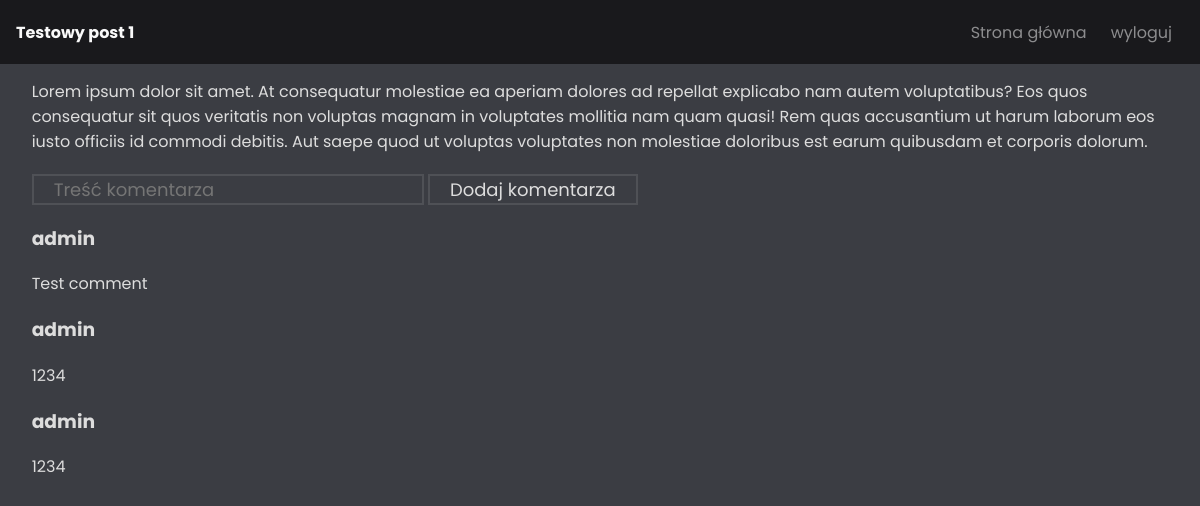
The page /post.php?id_post=1 (signed in) on the database its author committed.
### tables this page shows
CREATE TABLE `posty` (
  `id_post` int(11) NOT NULL,
  `tytul` text NOT NULL,
  `tresc` text NOT NULL,
  `autor` text NOT NULL
);

CREATE TABLE `comm` (
  `id_comm` int(11) NOT NULL,
  `tresc_comm` text NOT NULL,
  `id_autora` int(11) NOT NULL,
  `id_posta` int(11) NOT NULL
);

### post.php (the view, shortened to what this page needs)
<!DOCTYPE html>
<html lang="pl">
<head>
    <link href="./styles.css" rel="stylesheet" />
</head>
<body>
    <?php
    $servername = "localhost";
    $username = "root";
    $password = "";
    $dbname = "forum";
    $conn = new mysqli($servername, $username, $password, $dbname);
    $q = "SELECT `tytul`, `tresc`, `autor` FROM `posty` where `id_post` =" . $_GET['id_post'];
    $result = mysqli_query($conn, $q);
    while ($row = mysqli_fetch_assoc($result)) {
        $tytul = $row['tytul'];
        $tresc = $row['tresc'];
    }
    ?>
    <nav class="navbar">
        <h1 class="navbar-title">
            <?php echo $tytul ?>
        </h1>
        <form method="post">
            <nav class="navbar-menu">
                <input type="submit" name="Strona_główna" value="Strona główna"></input>
                <input type="submit" name="wyloguj" value="wyloguj"></input>
            </nav>
        </form>
    </nav>
    <section class="main">
        <div class="tresc_posta">
            <?php echo $tresc; ?>
        </div>
    </section>
    <section class="scomm">
        <form method="post">
            <input class="comm_in" type="text" name="komm" placeholder="Treść komentarza" />
            <input type="submit" value="Dodaj komentarza" />
        </form>
        <?php
        $q = "SELECT `tresc_comm`, `id_autora`FROM `comm` WHERE `id_posta`=" . $_GET['id_post'] . " ORDER BY `id_posta` DESC";
        $result = mysqli_query($conn, $q);
        while ($row = mysqli_fetch_assoc($result)) {
            $tresc_comm = $row['tresc_comm'];
            $id_autora = $row['id_autora'];
            $q2 = "SELECT `login` FROM `login` WHERE `id_user` = " . $id_autora;
            $result2 = mysqli_query($conn, $q2);
            while ($row2 = mysqli_fetch_assoc($result2)) {
                $nazwa_autora = $row2['login'];
            }
            echo '<div class="comm">
                <h3>' . $nazwa_autora . '</h3>
                <p>' . $tresc_comm . '</p>
                </div>';
        }
        ?>
    </section>
</body>
</html>

### styles.css (style rules this page uses)
* { box-sizing: border-box; }
body { background: #3b3d43; }
input { border: 0; padding: 0; font-family: inherit; background: transparent; color: inherit; cursor: pointer; font-size: 16px; }
.navbar { position: fixed; z-index: 1; top: 0; left: 0; display: flex; align-items: center; justify-content: center; width: 100%; height: 64px; background: #19191c; color: #f9f9f9; font-family: "Poppins"; box-sizing: border-box; }
.navbar { justify-content: space-between; padding: 0 0 0 16px; }
.navbar-title { margin: 0; font-size: 16px; }
.navbar-menu { position: fixed; z-index: 3; top: 0; left: 0; translate: -100% 0; width: 270px; height: 100%; padding: 20px; display: flex; gap: 8px; flex-direction: column; align-items: flex-start; background: #000000; visibility: hidden; }
.navbar-menu { position: static; translate: 0 0; width: auto; background: transparent; flex-direction: row; visibility: visible; }
.navbar-menu>input { color: rgba(255, 255, 255, 0.5); background: transparent; padding: 0 8px; }
.main { position: static; left: 0; right: 0; width:96%; margin-top: 79px; margin-left: 2%; margin-right: 2%; }
.tresc_posta { font-size:16px; margin: 10px; margin-left: 0; font-family: "Poppins"; color: #dddddd; }
.scomm { width:96%; margin-top: 20px; margin-left: 2%; margin-right: 2%; font-family: "Poppins"; color: #dddddd; }
.scomm input , .main form input , .main form textarea { background: transparent; border: 2px solid rgba(255, 255, 255, 0.1); font-size: 18px; padding: 0 20px 0 20px; color: inherit; }

### rows shown on the page
posty: tytul "Testowy post 1", tresc "Lorem ipsum dolor sit amet. At consequatur molestiae ea aperiam dolores ad repellat explicabo nam autem voluptatibus? Eos quos consequatur sit quos veritatis non voluptas magnam in voluptates mollitia nam quam quasi! Rem quas accusantium ut harum laborum eos iusto officiis id commodi debitis. Aut saepe quod ut voluptas voluptates non molestiae doloribus est earum quibusdam et corporis dolorum."
comm: login.login "admin", tresc_comm "Test comment"
comm: login.login "admin", tresc_comm "1234"
comm: login.login "admin", tresc_comm "1234"
